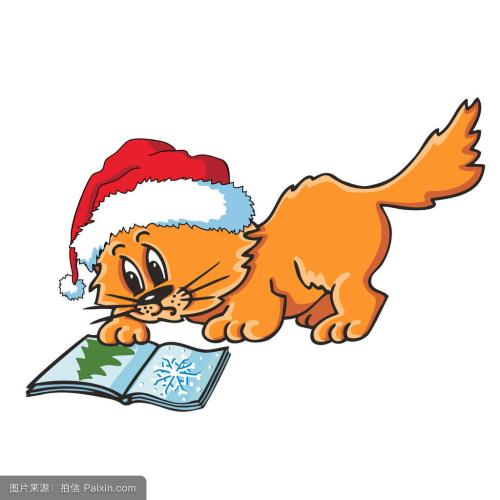
#> input picture test.png, 500 x 500 px
$ python 027installModule.py   (Python 2 division)
#> lines starting #> are read from the running program, lines starting #| are printed output that depends on the picture
# -*-  coding:utf-8  -*-

# step1:安装pip
 #如果你正在使用Mac或Linux，安装pip本身这个步骤就可以跳过了。
 #如果你正在使用Windows，在安装Python时，确保安装时勾选了pip和Add python.exe to Path。
 #在命令提示符窗口下尝试运行pip，如果Windows提示未找到命令，可以重新运行安装程序添加pip。

# ste2:安装和使用一个模块
 # 一般来说，第三方库都会在Python官方的pypi.python.org网站注册，要安装一个第三方库，必须先知道该库的名称，可以在官网或者pypi上搜索：
 # pip install pillow
from PIL import Image
im=Image.open('test.png')
#> im is the input picture: PIL image 500x500 RGB; mean R, G, B 237.6, 222.4, 210.3
print im.format, im.size, im.mode
#| JPEG (500, 500) RGB
im.thumbnail((200,200))
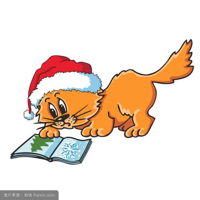
#> im: PIL image 200x200 RGB; mean R, G, B 237.5, 222.3, 210.3
im.save('thumb.jpg','JPEG')
  #以上代码实现了图片的压缩

###模块搜索路径

  #默认情况下，Python解释器会搜索当前目录、所有已安装的内置模块和第三方模块，搜索路径存放在sys模块的path变量中：
import sys
print sys.path

  #如果我们要添加自己的搜索目录，有两种方法：
  #一是直接修改sys.path，添加要搜索的目录，这种方法是在运行时修改，运行结束后失效。
import sys
sys.path.append('users/bailingguobl/pythoncode')
  #第二种方法是设置环境变量PYTHONPATH，该环境变量的内容会被自动添加到模块搜索路径中。设置方式与设置Path环境变量类似。注意只需要添加你自己的搜索路径，Python自己本身的搜索路径不受影响。
